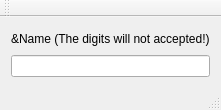
<?xml version="1.0" encoding="UTF-8"?>
<ui version="4.0">
 <class>MainWindow</class>
 <widget class="QMainWindow" name="MainWindow">
  <property name="geometry">
   <rect>
    <x>0</x>
    <y>0</y>
    <width>196</width>
    <height>110</height>
   </rect>
  </property>
  <property name="windowTitle">
   <string>MainWindow</string>
  </property>
  <widget class="QWidget" name="centralWidget">
   <layout class="QGridLayout" name="gridLayout">
    <item row="0" column="0">
     <widget class="QLabel" name="label">
      <property name="text">
       <string>&amp;Name (The digits will not accepted!)</string>
      </property>
     </widget>
    </item>
    <item row="1" column="0">
     <widget class="QLineEdit" name="lineEdit"/>
    </item>
   </layout>
  </widget>
  <widget class="QMenuBar" name="menuBar">
   <property name="geometry">
    <rect>
     <x>0</x>
     <y>0</y>
     <width>196</width>
     <height>21</height>
    </rect>
   </property>
  </widget>
  <widget class="QToolBar" name="mainToolBar">
   <attribute name="toolBarArea">
    <enum>TopToolBarArea</enum>
   </attribute>
   <attribute name="toolBarBreak">
    <bool>false</bool>
   </attribute>
  </widget>
  <widget class="QStatusBar" name="statusBar"/>
 </widget>
 <layoutdefault spacing="6" margin="11"/>
 <resources/>
 <connections/>
</ui>
